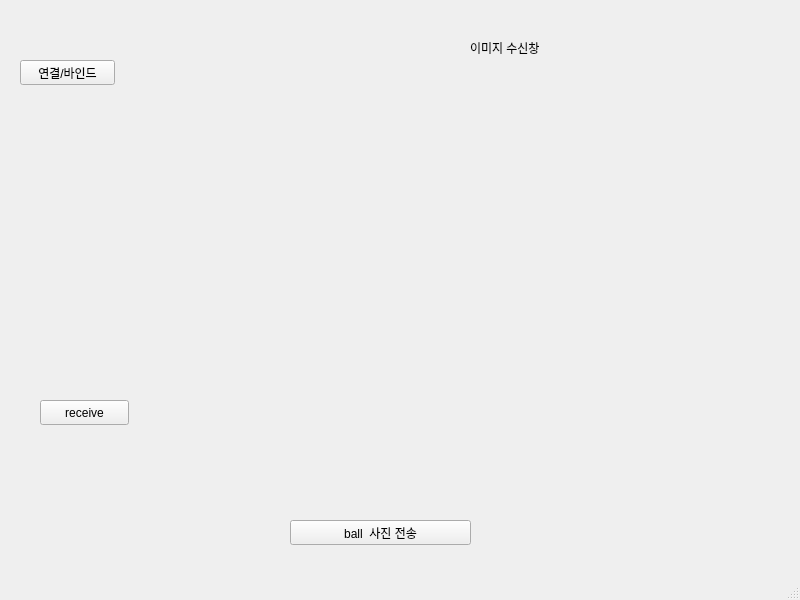
<?xml version="1.0" encoding="UTF-8"?>
<ui version="4.0">
 <class>MainWindow</class>
 <widget class="QMainWindow" name="MainWindow">
  <property name="geometry">
   <rect>
    <x>0</x>
    <y>0</y>
    <width>800</width>
    <height>600</height>
   </rect>
  </property>
  <property name="windowTitle">
   <string>MainWindow</string>
  </property>
  <widget class="QWidget" name="centralwidget">
   <widget class="QPushButton" name="btnConnect">
    <property name="geometry">
     <rect>
      <x>20</x>
      <y>60</y>
      <width>95</width>
      <height>25</height>
     </rect>
    </property>
    <property name="text">
     <string>연결/바인드</string>
    </property>
   </widget>
   <widget class="QPushButton" name="btnSend">
    <property name="geometry">
     <rect>
      <x>290</x>
      <y>520</y>
      <width>181</width>
      <height>25</height>
     </rect>
    </property>
    <property name="text">
     <string>ball  사진 전송</string>
    </property>
   </widget>
   <widget class="QLabel" name="label_5">
    <property name="geometry">
     <rect>
      <x>470</x>
      <y>40</y>
      <width>151</width>
      <height>16</height>
     </rect>
    </property>
    <property name="text">
     <string>이미지 수신창</string>
    </property>
   </widget>
   <widget class="QPushButton" name="btnreceive">
    <property name="geometry">
     <rect>
      <x>40</x>
      <y>400</y>
      <width>89</width>
      <height>25</height>
     </rect>
    </property>
    <property name="text">
     <string>receive</string>
    </property>
   </widget>
   <widget class="QLabel" name="imageLabel">
    <property name="geometry">
     <rect>
      <x>230</x>
      <y>110</y>
      <width>381</width>
      <height>361</height>
     </rect>
    </property>
    <property name="text">
     <string/>
    </property>
   </widget>
  </widget>
  <widget class="QMenuBar" name="menubar">
   <property name="geometry">
    <rect>
     <x>0</x>
     <y>0</y>
     <width>800</width>
     <height>22</height>
    </rect>
   </property>
  </widget>
  <widget class="QStatusBar" name="statusbar"/>
 </widget>
 <resources/>
 <connections/>
</ui>
